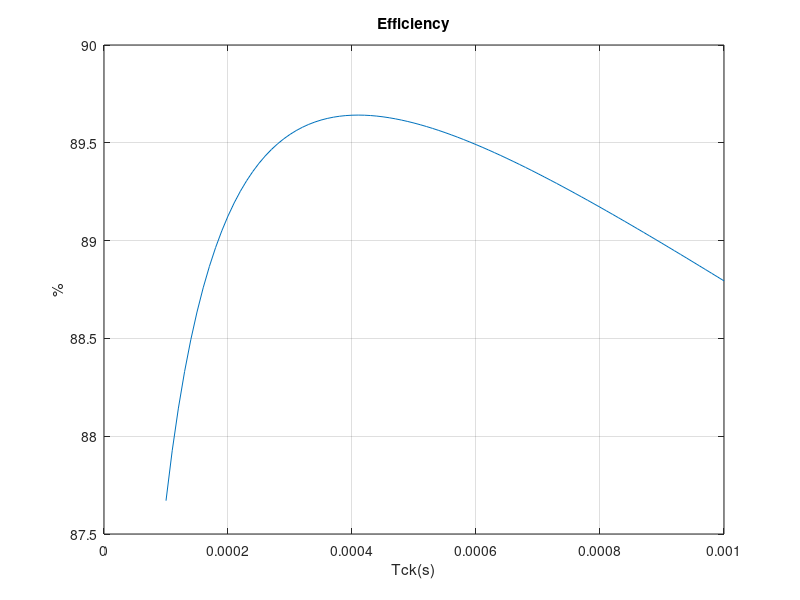
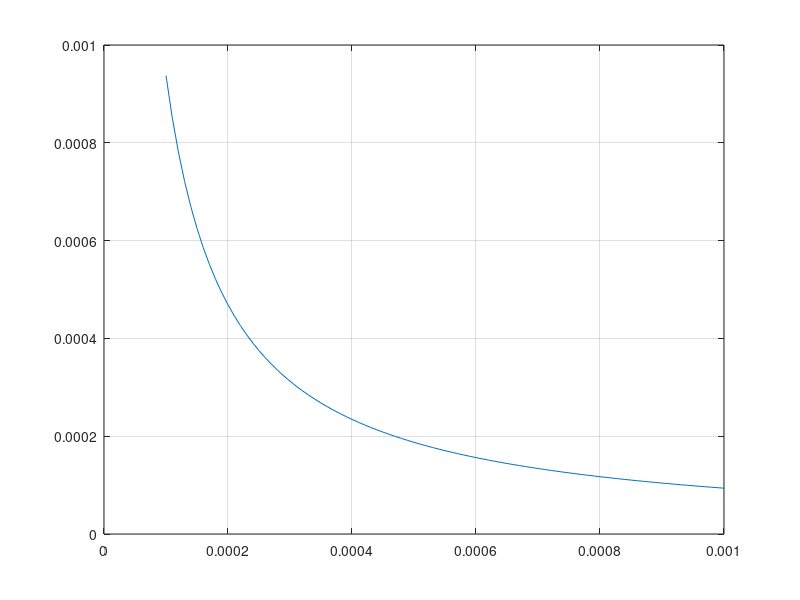

The MATLAB source for these figures, in order:
%%%%%%%%%%%%%%%%%%%%%%%%%%%%%%%%%%%%%%%%%%%%%%%%%%%%%%%%%%%%%%%%%%
%%%%%%%%                 Initialisation                   %%%%%%%%
%%%%%%%%%%%%%%%%%%%%%%%%%%%%%%%%%%%%%%%%%%%%%%%%%%%%%%%%%%%%%%%%%%
%L = 470e-6;
C=10e-3;  %10 mF
Rsw = 0.5;
%Vd=300e-3;  % 300 mV
Vt = 25.4e-3; % thermal voltage
Is = 2e-6; %leakeage current
Vip = 9;
f = 10;
T = 1/f;
W = 2*pi*f;
Vo = 0; % Vo initial =0
Ton = 25e-6;  %25 us
%Tck = 200e-6;


%% Input the simulation time

prompt = {'Enter Number of clocks N:'};
dlg_title = 'Input';
num_lines = 1;
defaultans = {'5000'};
answer = inputdlg(prompt,dlg_title,num_lines,defaultans);
N = str2num(cell2mat(answer));

%% for sweep 

Tcki=100e-6:10e-6:1000e-6;
eff = zeros(1,length(Tcki));
for j = 1:length(Tcki)
Tck=Tcki(j);

%N=round(time/Tck);  %t = N*Tck = 1000*200us = 200 ms
%Tck = 150*Ton^2/L;
%Ton = sqrt(Tck*L/150);
L = 150*Ton^2/Tck;

t = Tck*(1:N); %Horizontal axis scale
n = 1:N;
Vi = Vip*sin(W*t);
Vi = abs(Vi)/2;
Vi = ones(1,N)*9;
%plot(t,Vi)
Ip = 0;
Irms = 0;
Vsw = 0;
Td = zeros(1,N);
V = zeros(1,N);
Eil = zeros(1,N);
Ei = zeros(1,N);
Ed = zeros(1,N);
Esw = zeros(1,N);
Esw1 = zeros(1,N);
%VD = zeros(1,N);
DeltaT = zeros(1,N);



%L = Li(j);

%%%%%%%%%%%%%%%%%%%%%%%%%%%%%%%%%%%%%%%%%%%%%%%%%%%%%%%%%%%%%%%%%%
%%%%%%%%                    For loop                      %%%%%%%%
%%%%%%%%%%%%%%%%%%%%%%%%%%%%%%%%%%%%%%%%%%%%%%%%%%%%%%%%%%%%%%%%%%

for i = 1:(N-1) 
Ip = Vi(i)*Ton/(L+Rsw*Ton);
Iavg = Ip/2;
Vsw = Iavg*Rsw;
Vd = Vt*log(1+(Iavg/Is));
%VD(i+1)=Vd;
Ei(i+1) = Vi(i)*Iavg*Ton+Ei(i);
Eil(i+1) = L*(Ton*Vi(i))^2/(2*(L+Rsw*Ton)^2)+Eil(i);
Esw1(i+1) = 2*Rsw*Iavg^2*Ton+Esw1(i);
v=V(i);
v=(L*Ip^2)/(2*C*(v+Vd+Vsw))+v;
V(i+1) = v;
Td(i+1) = (L*Ip)/(Vd+v+Vsw);
Ed(i+1)=(Vd*Iavg)*Td(i+1)+Ed(i);
Esw(i+1) = Rsw*Iavg^2*Td(i+1)+Esw(i);
DeltaT(i) = Td(i)-Td(i+1);
end

%% Energy and efficiency calculaion
Eo = C/2*V.^2;
eff(j) = 100*Eo(N)./Eil(N);



end

%%%%%%%%%%%%%%%%%%%%%%%%%%%%%%%%%%%%%%%%%%%%%%%%%%%%%%%%%%%%%%%%%%
%%%%%%%%                      Plot                        %%%%%%%%
%%%%%%%%%%%%%%%%%%%%%%%%%%%%%%%%%%%%%%%%%%%%%%%%%%%%%%%%%%%%%%%%%%
%% Effieciency
plot(Tcki,eff);
xlabel('Tck(s)')
ylabel('%')
title('Efficiency');
grid on

figure
plot(Tcki,150*Ton^2./Tcki);
grid on